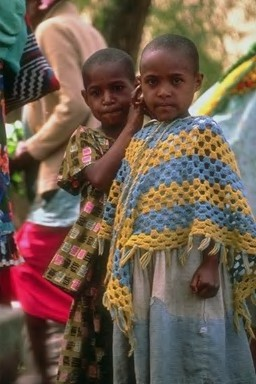
%> input picture images/0.jpg, 256 x 384 px
$ octave --eval "result = BBC(imread('images/0.jpg'));"   (GNU Octave 9; MATLAB toolbox functions it lacks are replaced by stand-ins)
%> lines starting %> are read from the running program, lines starting %| are printed output that depends on the picture; in (x1, y1, x2, y2) boxes, pixels count from 0 and x2, y2 are one past the last pixel; in counts of white or black regions, pixels touching at a corner belong together; the program's own positions count from 1
function moments = BBC(image)


imgGray = double(rgb2gray(image))/255;
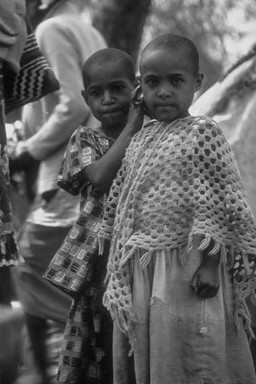
%> imgGray: size 384x256 double; min 0.0235, max 0.941, mean 0.381
imgGray = imresize(imgGray, [256 256]);
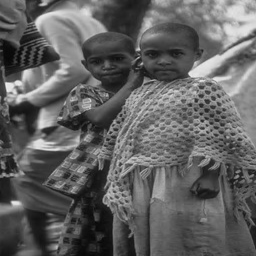
%> imgGray: size 256x256 double; min 0.0269, max 0.945, mean 0.381
imbin   = im2bw(image);
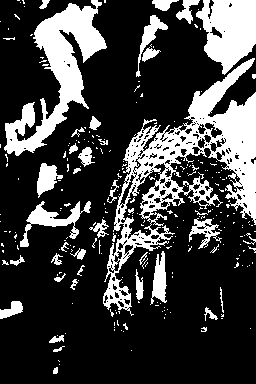
%> imbin: size 384x256 logical; 25.1% white; 267 white regions (226 under 20 px), largest, box (x1, y1, x2, y2) and area: (103, 58, 256, 316) 10236, (4, 0, 107, 156) 5413, (196, 0, 256, 75) 3041
coeff_0 = dwt2(imbin', 'coif1');
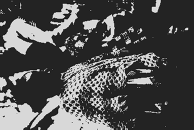
%> coeff_0: size 130x194 double; min -0.392, max 2.43, mean 0.501; drawn with min black and max white
coeff_1 = dwt2(imgGray', 'coif1');
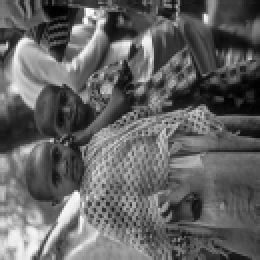
%> coeff_1: size 130x130 double (shown 2 times larger); min 0.0672, max 1.85, mean 0.759; drawn with min black and max white
coeff_2 = dwt2(coeff_1, 'coif1');
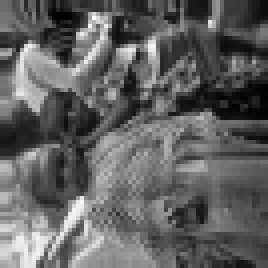
%> coeff_2: size 67x67 double (shown 4 times larger); min 0.142, max 3.72, mean 1.51; drawn with min black and max white
coeff_3 = dwt2(coeff_2, 'coif1');
coeff_4 = dwt2(coeff_3, 'coif1');
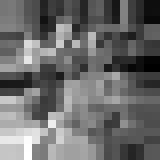
%> coeff_4: size 20x20 double (shown 8 times larger); min 0.668, max 13.15, mean 5.91; drawn with min black and max white

% construct the feaute vector
meanCoeff = mean(coeff_4);
%> meanCoeff = 20 values, max 8.06 at index 4, min 3.61 at index 19, mean 5.91
stdCoeff = std(coeff_4);
%> stdCoeff = 20 values, max 3.45 at index 4, min 1.21 at index 13, mean 2.13

moments = [meanCoeff stdCoeff];
%> moments = 40 values, max 8.06 at index 4, min 1.21 at index 33, mean 4.02
%> `result = BBC(imread('images/0.jpg'));`: result has the same summary as moments in BBC

end

$ run again, on images/1.jpg
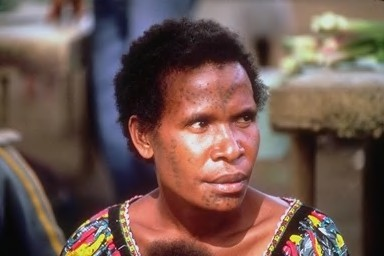
%> input picture images/1.jpg, 384 x 256 px
%> in BBC, `imbin   = im2bw(image);`:
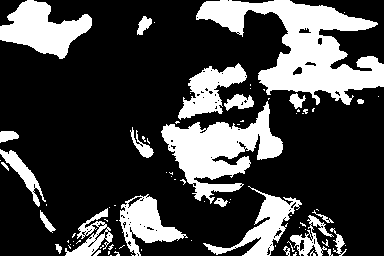
%> imbin: size 256x384 logical; 26.6% white; 84 white regions (60 under 20 px), largest, box (x1, y1, x2, y2) and area: (196, 0, 384, 105) 8459, (161, 101, 283, 204) 5243, (0, 0, 92, 59) 2942
%> in BBC, `coeff_4 = dwt2(coeff_3, 'coif1');`:
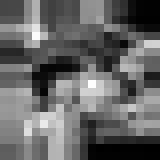
%> coeff_4: size 20x20 double (shown 8 times larger); min 0.313, max 13.29, mean 5.5; drawn with min black and max white
%> meanCoeff = 20 values, max 7.66 at index 4, min 4.24 at index 16, mean 5.5
%> stdCoeff = 20 values, max 3.58 at index 12, min 1.71 at index 10, mean 2.74
%> moments = 40 values, max 7.66 at index 4, min 1.71 at index 30, mean 4.12
%> result has the same summary as moments in BBC

$ run again, on images/100.jpg
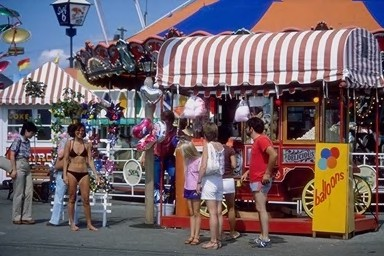
%> input picture images/100.jpg, 384 x 256 px
%> in BBC, `imbin   = im2bw(image);`:
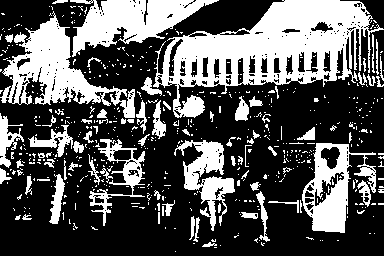
%> imbin: size 256x384 logical; 34.3% white; 557 white regions (483 under 20 px), largest, box (x1, y1, x2, y2) and area: (153, 0, 384, 118) 11632, (0, 11, 135, 118) 4835, (70, 0, 219, 57) 4097
%> in BBC, `coeff_4 = dwt2(coeff_3, 'coif1');`:
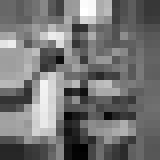
%> coeff_4: size 20x20 double (shown 8 times larger); min 0.79, max 12.74, mean 6.23; drawn with min black and max white
%> meanCoeff = 20 values, max 8.14 at index 6, min 4.88 at index 10, mean 6.23
%> stdCoeff = 20 values, max 3.41 at index 11, min 0.735 at index 18, mean 2.15
%> moments = 40 values, max 8.14 at index 6, min 0.735 at index 38, mean 4.19
%> result has the same summary as moments in BBC

$ run again, on images/101.jpg
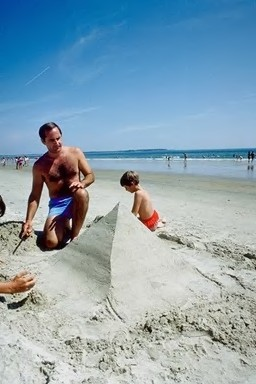
%> input picture images/101.jpg, 256 x 384 px
%> imbin: size 384x256 logical; 74.5% white; 399 black regions (371 under 20 px), largest, box (x1, y1, x2, y2) and area: (0, 0, 256, 100) 15979, (0, 122, 94, 255) 4470, (83, 148, 256, 162) 1268
%> in BBC, `coeff_4 = dwt2(coeff_3, 'coif1');`:
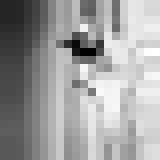
%> coeff_4: size 20x20 double (shown 8 times larger); min 1.96, max 13.94, mean 9.43; drawn with min black and max white
%> meanCoeff = 20 values, max 12.48 at index 20, min 5.16 at index 1, mean 9.43
%> stdCoeff = 20 values, max 3.01 at index 12, min 0.597 at index 19, mean 1.41
%> moments = 40 values, max 12.48 at index 20, min 0.597 at index 39, mean 5.42
%> result has the same summary as moments in BBC
